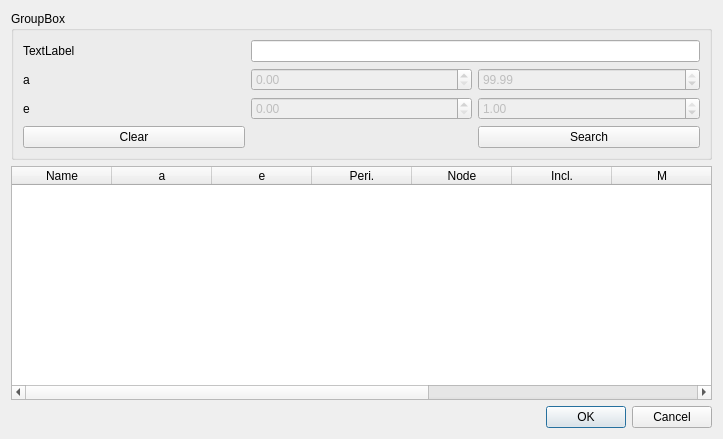
<?xml version="1.0" encoding="UTF-8"?>
<ui version="4.0">
 <class>addMpcDlg</class>
 <widget class="QDialog" name="addMpcDlg">
  <property name="geometry">
   <rect>
    <x>0</x>
    <y>0</y>
    <width>723</width>
    <height>439</height>
   </rect>
  </property>
  <property name="windowTitle">
   <string>Dialog</string>
  </property>
  <layout class="QGridLayout" name="gridLayout">
   <item row="2" column="0">
    <widget class="QDialogButtonBox" name="buttonBox">
     <property name="orientation">
      <enum>Qt::Horizontal</enum>
     </property>
     <property name="standardButtons">
      <set>QDialogButtonBox::Cancel|QDialogButtonBox::Ok</set>
     </property>
    </widget>
   </item>
   <item row="1" column="0">
    <widget class="QTableWidget" name="objTable">
     <column>
      <property name="text">
       <string>Name</string>
      </property>
     </column>
     <column>
      <property name="text">
       <string>a</string>
      </property>
     </column>
     <column>
      <property name="text">
       <string>e</string>
      </property>
     </column>
     <column>
      <property name="text">
       <string>Peri.</string>
      </property>
     </column>
     <column>
      <property name="text">
       <string>Node</string>
      </property>
     </column>
     <column>
      <property name="text">
       <string>Incl.</string>
      </property>
     </column>
     <column>
      <property name="text">
       <string>M</string>
      </property>
     </column>
     <column>
      <property name="text">
       <string>n</string>
      </property>
     </column>
     <column>
      <property name="text">
       <string>H</string>
      </property>
     </column>
     <column>
      <property name="text">
       <string>G</string>
      </property>
     </column>
    </widget>
   </item>
   <item row="0" column="0">
    <widget class="QGroupBox" name="groupBox">
     <property name="title">
      <string>GroupBox</string>
     </property>
     <layout class="QGridLayout" name="gridLayout_2">
      <item row="0" column="0">
       <widget class="QLabel" name="label">
        <property name="text">
         <string>TextLabel</string>
        </property>
       </widget>
      </item>
      <item row="0" column="1" colspan="2">
       <widget class="QLineEdit" name="nameFilter"/>
      </item>
      <item row="1" column="0">
       <widget class="QLabel" name="label_2">
        <property name="text">
         <string>a</string>
        </property>
       </widget>
      </item>
      <item row="1" column="1">
       <widget class="QDoubleSpinBox" name="a_min">
        <property name="enabled">
         <bool>false</bool>
        </property>
       </widget>
      </item>
      <item row="1" column="2">
       <widget class="QDoubleSpinBox" name="a_max">
        <property name="enabled">
         <bool>false</bool>
        </property>
        <property name="value">
         <double>99.989999999999995</double>
        </property>
       </widget>
      </item>
      <item row="2" column="0">
       <widget class="QLabel" name="label_3">
        <property name="text">
         <string>e</string>
        </property>
       </widget>
      </item>
      <item row="2" column="1">
       <widget class="QDoubleSpinBox" name="e_min">
        <property name="enabled">
         <bool>false</bool>
        </property>
       </widget>
      </item>
      <item row="2" column="2">
       <widget class="QDoubleSpinBox" name="e_max">
        <property name="enabled">
         <bool>false</bool>
        </property>
        <property name="maximum">
         <double>1.000000000000000</double>
        </property>
        <property name="value">
         <double>1.000000000000000</double>
        </property>
       </widget>
      </item>
      <item row="3" column="0">
       <widget class="QPushButton" name="clearBtn">
        <property name="text">
         <string>Clear</string>
        </property>
       </widget>
      </item>
      <item row="3" column="2">
       <widget class="QPushButton" name="searchBtn">
        <property name="text">
         <string>Search</string>
        </property>
       </widget>
      </item>
     </layout>
    </widget>
   </item>
  </layout>
 </widget>
 <resources/>
 <connections>
  <connection>
   <sender>buttonBox</sender>
   <signal>accepted()</signal>
   <receiver>addMpcDlg</receiver>
   <slot>accept()</slot>
   <hints>
    <hint type="sourcelabel">
     <x>248</x>
     <y>254</y>
    </hint>
    <hint type="destinationlabel">
     <x>157</x>
     <y>274</y>
    </hint>
   </hints>
  </connection>
  <connection>
   <sender>buttonBox</sender>
   <signal>rejected()</signal>
   <receiver>addMpcDlg</receiver>
   <slot>reject()</slot>
   <hints>
    <hint type="sourcelabel">
     <x>316</x>
     <y>260</y>
    </hint>
    <hint type="destinationlabel">
     <x>286</x>
     <y>274</y>
    </hint>
   </hints>
  </connection>
 </connections>
</ui>
